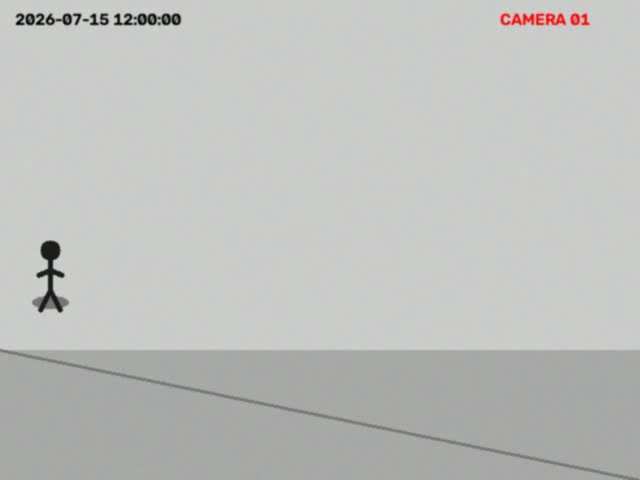
#> input picture data/frames/frame_0000.jpg, 640 x 480 px, found by its file name; its folder holds only this picture in this run
$ python preprocess.py
#> lines starting #> are read from the running program, lines starting #| are printed output that depends on the picture
#> further down, image is the input picture: shape (480, 640, 3); mean B, G, R 190.5, 192.2, 191.4
"""
A CNN cannot directly use them.
We need to preprocess every frame before training.

Extracted Frame
      │
      ▼
Resize (48 * 48)
      │
      ▼
BGR → RGB
      │
      ▼
Normalize (0 to 1)
      │
      ▼
Convert to Tensor
      │
      ▼
    CNN
"""

import cv2
import numpy as np
import os

# ==========================
# Paths
# ==========================
FRAME_FOLDER = "data/frames"
OUTPUT_FOLDER = "data/preprocessed"

os.makedirs(OUTPUT_FOLDER, exist_ok=True)


# ==========================
# Preprocessing Function
# ==========================
def preprocess(frame):
    """
    Resize image to 48x48,
    convert BGR to RGB,
    normalize pixel values (0-1)
    """

    # Resize image
    resized = cv2.resize(frame, (48, 48))
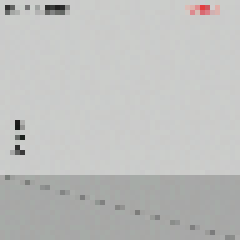
#> resized: shape (48, 48, 3) (shown 5 times larger); mean B, G, R 190.5, 192.1, 191.3

    # Convert BGR to RGB
    rgb = cv2.cvtColor(resized, cv2.COLOR_BGR2RGB)

    # Normalize
    normalized = rgb.astype(np.float32) / 255.0

    return normalized


# ==========================
# Read All Frames
# ==========================
frame_files = sorted(os.listdir(FRAME_FOLDER))

print("=" * 40)
print(f"Total Frames Found : {len(frame_files)}")
print("=" * 40)


# ==========================
# Process Each Frame
# ==========================
for file_name in frame_files:

    image_path = os.path.join(FRAME_FOLDER, file_name)

    image = cv2.imread(image_path)

    if image is None:
        print(f"Skipping {file_name}")
        continue

    processed = preprocess(image)

    # Convert back to uint8 for saving
    processed_uint8 = (processed * 255).astype(np.uint8)

    # Convert RGB back to BGR (OpenCV saves in BGR)
    processed_bgr = cv2.cvtColor(processed_uint8, cv2.COLOR_RGB2BGR)

    output_path = os.path.join(OUTPUT_FOLDER, file_name)

    cv2.imwrite(output_path, processed_bgr)


print("=" * 40)
print(f"Frames Processed Successfully : {len(frame_files)}")
print(f"Saved To : {OUTPUT_FOLDER}")
print("Preprocessing Complete")
print("=" * 40)

$ run again, on data/frames/frame_0009.jpg
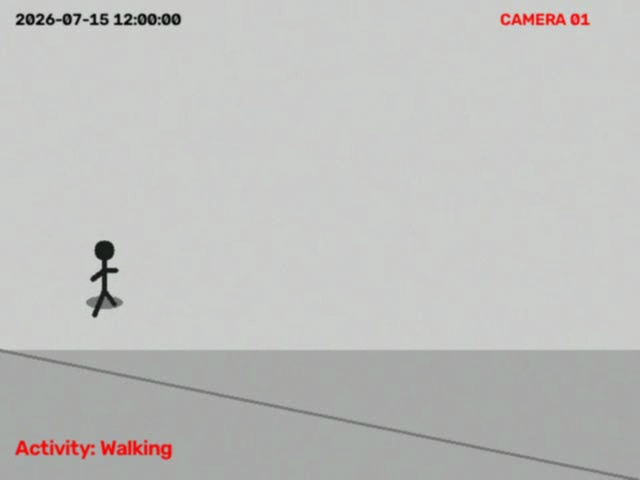
#> input picture data/frames/frame_0009.jpg, 640 x 480 px, found by its file name
#> image is the input picture: shape (480, 640, 3); mean B, G, R 189.9, 191.7, 191.8
#> in preprocess, `resized = cv2.resize(frame, (48, 48))`:
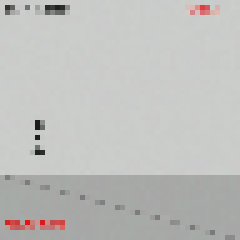
#> resized: shape (48, 48, 3) (shown 5 times larger); mean B, G, R 189.8, 191.6, 191.7

$ run again, on data/frames/frame_0015.jpg
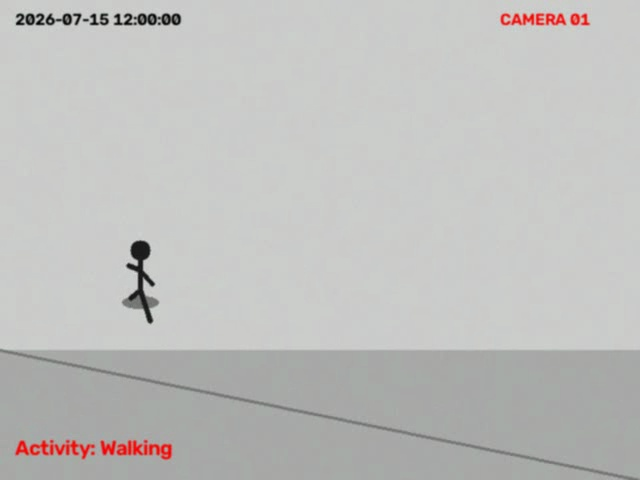
#> input picture data/frames/frame_0015.jpg, 640 x 480 px, found by its file name
#> image is the input picture: shape (480, 640, 3); mean B, G, R 189.9, 191.7, 191.7
#> in preprocess, `resized = cv2.resize(frame, (48, 48))`:
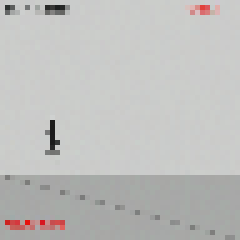
#> resized: shape (48, 48, 3) (shown 5 times larger); mean B, G, R 189.7, 191.4, 191.5
